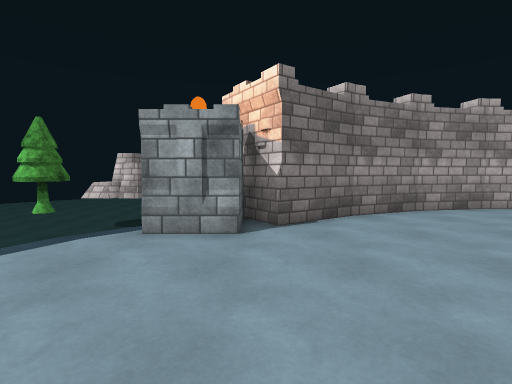
View 1 (above)

17 first-person views from a walk through a 3-D level made in the Unity game engine. The camera is 1.3 m above the floor, tilts 4° down and sees 85° across. The floor is counted in squares, 1 m on a side. Each view is taken from the middle of a square. On the plan, view 1 faces up. The plan holds only what a view shows up to about 13 squares ahead; the rest is blank. The place goes on beyond the plan. Surface patterns are stand-ins for the level's own textures.

View 2
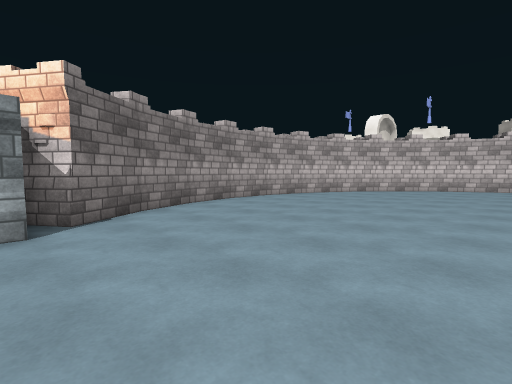

View 3
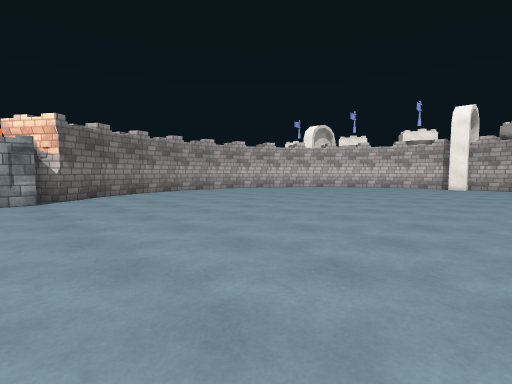

View 4
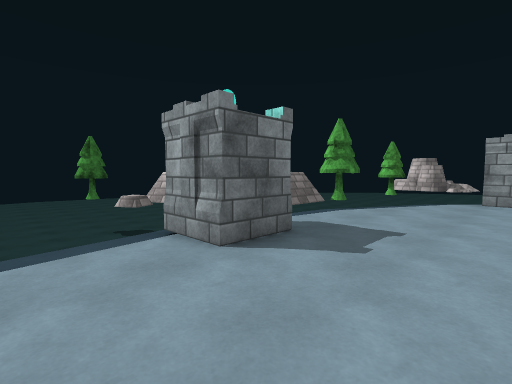

View 5
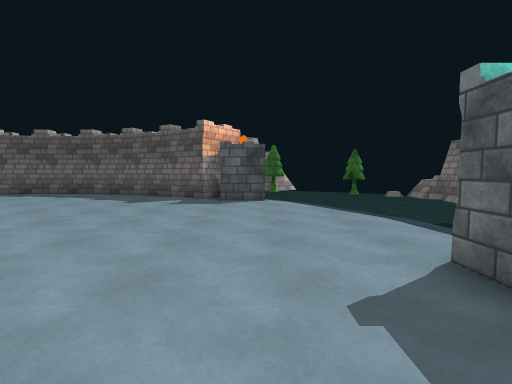

View 6
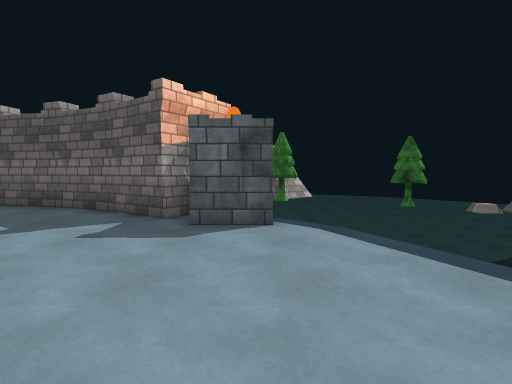

View 7
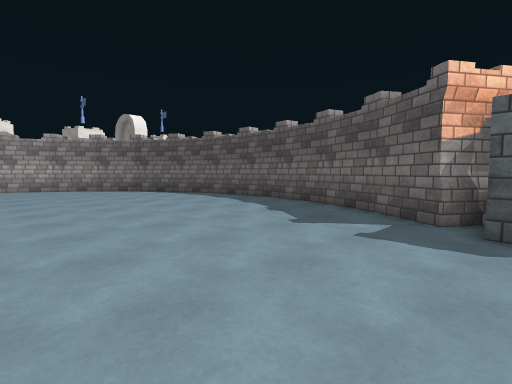

View 8
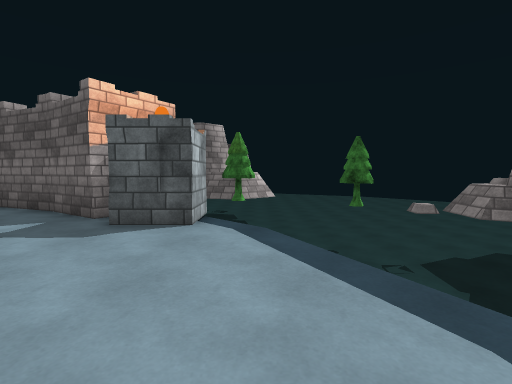

View 9
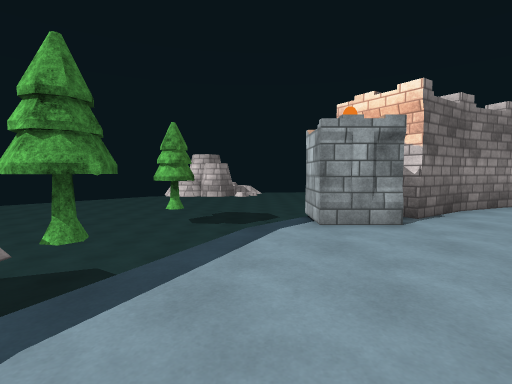

View 10
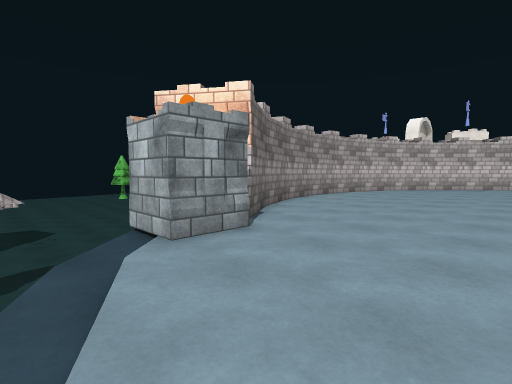

View 11
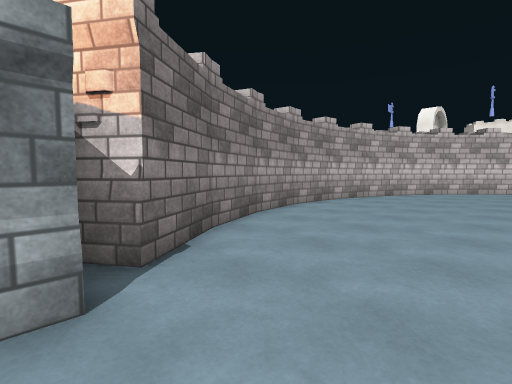

View 12
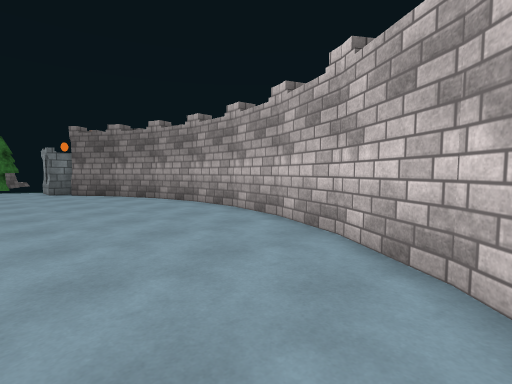

View 13
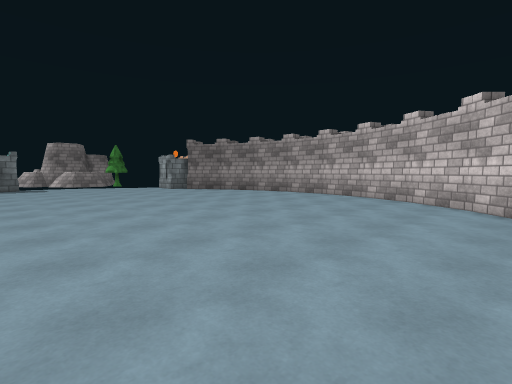

View 14
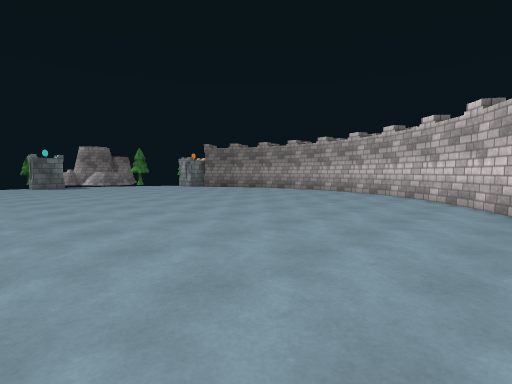

View 15
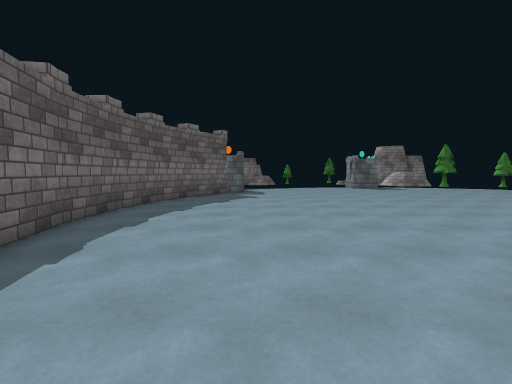

View 16
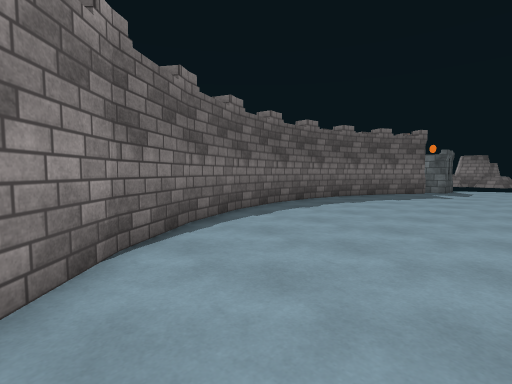

View 17
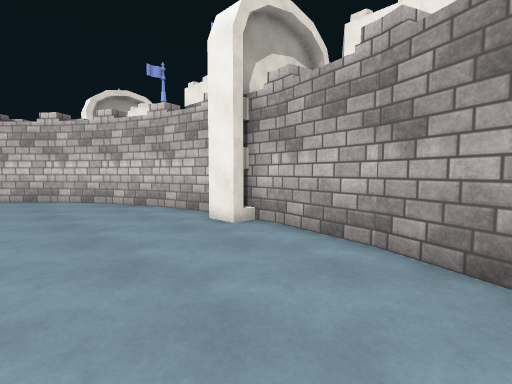

### Floor plan
Key: @ floor where view 1 was taken; # wall or solid block; . floor; v drop or lower ground; O other object.
Columns run from 9 left of view 1 to 24 right of it. Each row starts with its distance up from view 1.
 12 vvvvvvv
 11 vvvvvv
 10 vvOvvv        ##########
  9 vvO v       ###........###
  8 vvv    ######............###
  7 vv   vvOO##................##
  6 vv   v.##O..................##
  5 v   v........................##
  4  O  ..........................##
  3 ## v...........................#
  2 ## ............................##
  1  #v.............................#
  0   v......@......................#
 -1    .............................#
 -2    .............................#
 -3     #............................
 -4   OOO...........................##
 -5   ###............................#
 -6   v.............................##
 -7   v.............................#
 -8   v.............................#
 -9   v......................   ....#
-10    ............................##
-11    v.........................
-12     ..........................
-13 v   v........................#
-14 vv   v.##O..................##
-15 vv    vOO##................##
-16 vvv    ######............###
-17 vOv         ###........###
-18 vOvv          ##########
-19 vvvv
-20 vvvv OO

Positions as (right, up) in squares from view 1, and headings:
1: (0, 0), facing up
2: (-1, -1), facing up-right
3: (-2, -8), facing up-right
4: (-1, -8), facing up-left
5: (-2, -1), facing down
6: (-2, -7), facing down
7: (-1, -7), facing down-right
8: (-4, -7), facing down
9: (-4, -1), facing up
10: (-5, 1), facing up-right
11: (-1, 3), facing up-right
12: (19, 3), facing up-left
13: (20, -5), facing up-left
14: (22, -8), facing up-left
15: (18, -13), facing left
16: (20, -10), facing down-left
17: (18, -10), facing up-right
